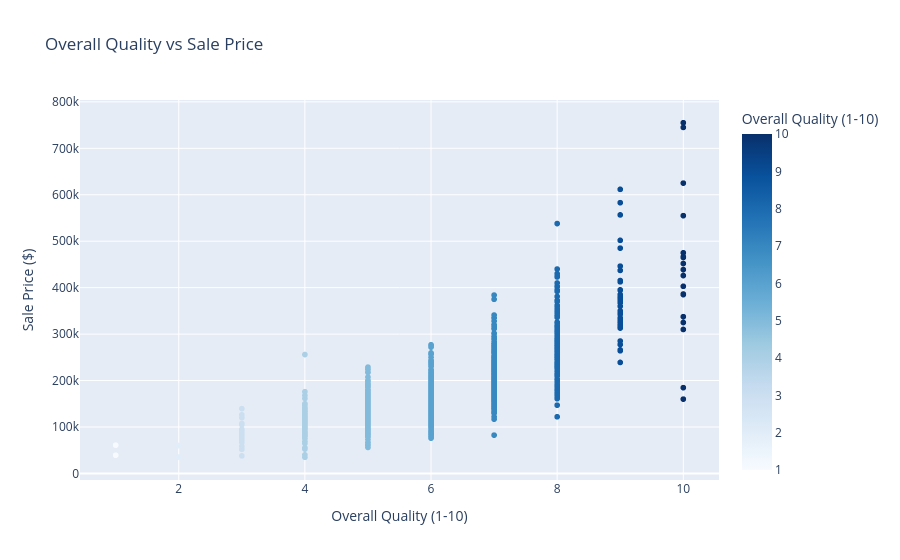

Source (notebook cell):
### Code cell
fig = px.scatter(
    df,
    x='OverallQual',
    y='SalePrice',
    color='OverallQual',
    title='Overall Quality vs Sale Price',
    labels={'OverallQual': 'Overall Quality (1-10)', 'SalePrice': 'Sale Price ($)'},
    color_continuous_scale='Blues'
)
fig.show()

### Figure 1 — Plotly figure (JSON) as saved in the notebook; plotly's stock layout.template omitted (floating-point values rounded to 4 significant figures; data arrays with more than 128 entries replaced by an {"elided": "..."} marker saying what was removed)
{"data": [{"hovertemplate": "Overall Quality (1-10)=%{marker.color}<br>Sale Price ($)=%{y}<extra></extra>", "legendgroup": "", "marker": {"color": {"elided": "1460 int values"}, "coloraxis": "coloraxis", "symbol": "circle"}, "mode": "markers", "name": "", "showlegend": false, "type": "scattergl", "x": {"elided": "1460 int values"}, "xaxis": "x", "y": {"elided": "1460 int values"}, "yaxis": "y"}], "layout": {"coloraxis": {"colorbar": {"title": {"text": "Overall Quality (1-10)"}}, "colorscale": [[0, "rgb(247,251,255)"], [0.125, "rgb(222,235,247)"], [0.25, "rgb(198,219,239)"], [0.375, "rgb(158,202,225)"], [0.5, "rgb(107,174,214)"], [0.625, "rgb(66,146,198)"], [0.75, "rgb(33,113,181)"], [0.875, "rgb(8,81,156)"], [1, "rgb(8,48,107)"]]}, "legend": {"tracegroupgap": 0}, "title": {"text": "Overall Quality vs Sale Price"}, "xaxis": {"anchor": "y", "domain": [0, 1], "title": {"text": "Overall Quality (1-10)"}}, "yaxis": {"anchor": "x", "domain": [0, 1], "title": {"text": "Sale Price ($)"}}}}
